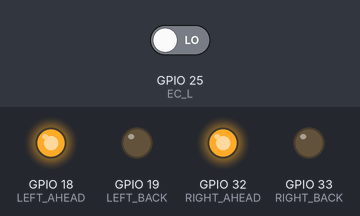
Recording of a sketch running on a simulated ESP32. On the bench: output pins drawn as LEDs (lit = HIGH). Inputs (shaded band) come from the test bench; at power-on: GPIO 25 (EC_L) LOW. What the sketch prints to the serial monitor is not drawn.

Above: at 0.1 s.
Timing chart, 0 to 1.6 s (numbered marks = the images above):
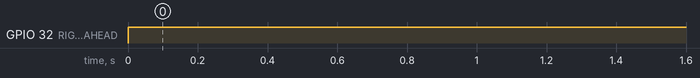

The sketch:

cocube_encoder.ino
```cpp
#define EC_L 25
#define EC_R 17

#define LEFT_AHEAD 18
#define LEFT_BACK 19
#define RIGHT_AHEAD 32
#define RIGHT_BACK 33
#include <Arduino.h>

void setup() {
  // put your setup code here, to run once:
  pinMode(LEFT_AHEAD, OUTPUT);
  pinMode(LEFT_BACK, OUTPUT);
  pinMode(RIGHT_AHEAD, OUTPUT);
  pinMode(RIGHT_BACK, OUTPUT);
  pinMode(EC_L,INPUT);
  pinMode(EC_R,INPUT);
  Serial.begin(9600);
}

void loop() {
  // put your main code here, to run repeatedly:
  digitalWrite(LEFT_AHEAD, HIGH);
  digitalWrite(LEFT_BACK, LOW);
  digitalWrite(RIGHT_AHEAD, HIGH);
  digitalWrite(RIGHT_BACK, LOW);
  Serial.println(digitalRead(EC_L));
//  Serial.println("loop");
}
```

Measured:
- by itself, GPIO 32 (RIGHT_AHEAD): LOW → HIGH at 0.00 s
